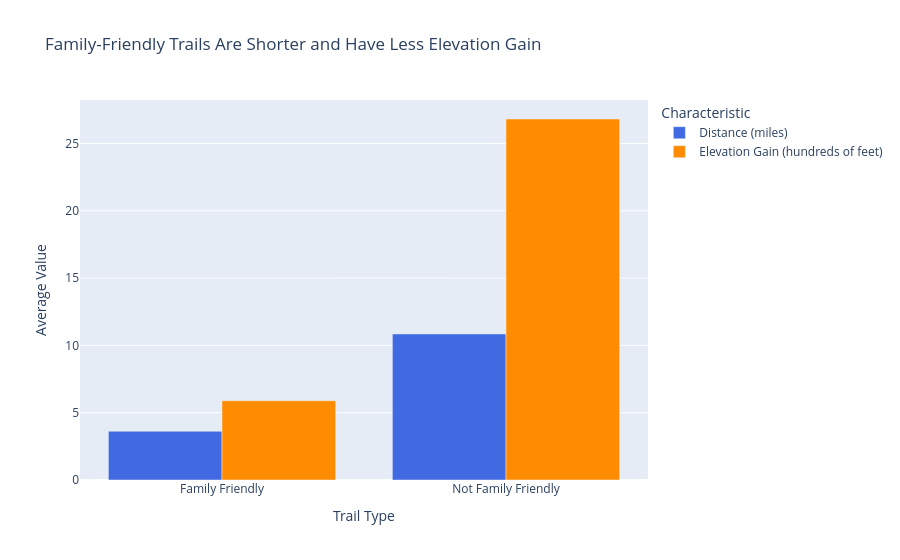

This figure's notebook cell:
### Markdown cell above
**Question 3:** How do trail features such as elevation gain and distance differ between family-friendly and non-family-friendly trails?

### Code cell
# Analysis for Question 3: Family-friendly vs non-family-friendly trails
# Create grouped bar chart comparing average characteristics

# Filter for trails with complete data
df_family = df.dropna(subset=['Distance_miles', 'Elevation_feet', 'Is_Family_Friendly'])

# Calculate averages by family-friendly status
family_summary = df_family.groupby('Is_Family_Friendly').agg({
    'Distance_miles': 'mean',
    'Elevation_feet': 'mean'
}).round(2)

# Rename index for better readability
family_summary.index = ['Not Family Friendly', 'Family Friendly']

print("Average trail characteristics by family-friendly status:")
print(family_summary)

# Create grouped bar chart to compare distance and elevation
# Reshape data for plotly
family_comparison = pd.DataFrame({
    'Category': ['Family Friendly', 'Family Friendly', 'Not Family Friendly', 'Not Family Friendly'],
    'Characteristic': ['Distance (miles)', 'Elevation Gain (hundreds of feet)', 
                      'Distance (miles)', 'Elevation Gain (hundreds of feet)'],
    'Value': [
        family_summary.loc['Family Friendly', 'Distance_miles'],
        family_summary.loc['Family Friendly', 'Elevation_feet'] / 100,  # Scale elevation for comparison
        family_summary.loc['Not Family Friendly', 'Distance_miles'],
        family_summary.loc['Not Family Friendly', 'Elevation_feet'] / 100
    ]
})

fig3 = px.bar(family_comparison,
             x='Category',
             y='Value', 
             color='Characteristic',
             barmode='group',
             title='Family-Friendly Trails Are Shorter and Have Less Elevation Gain',
             labels={'Value': 'Average Value', 'Category': 'Trail Type'},
             color_discrete_map={'Distance (miles)': '#4169E1', 
                               'Elevation Gain (hundreds of feet)': '#FF8C00'})

fig3.update_layout(font=dict(size=12),
                  yaxis_title='Average Value',
                  legend_title='Characteristic')

fig3.show()

# Save the chart as PNG (requires kaleido)
try:
    fig3.write_image("chart3_family_friendly_comparison.png")
    print("\n✓ Chart saved as: chart3_family_friendly_comparison.png")
except Exception as e:
    print(f"\n⚠️ Could not save PNG (kaleido issue): {e}")
    print("To save manually: Hover over chart → Click camera icon 📷 → Save as 'chart3_family_friendly_comparison.png'")

# Print detailed statistics
print(f"\nFamily-friendly trails: {df_family[df_family['Is_Family_Friendly']==1].shape[0]} trails")
print(f"Non-family-friendly trails: {df_family[df_family['Is_Family_Friendly']==0].shape[0]} trails")

### Figure 1 — Plotly figure (JSON) as saved in the notebook; plotly's stock layout.template omitted (floating-point values rounded to 4 significant figures)
{"data": [{"alignmentgroup": "True", "hovertemplate": "Characteristic=Distance (miles)<br>Trail Type=%{x}<br>Average Value=%{y}<extra></extra>", "legendgroup": "Distance (miles)", "marker": {"color": "#4169E1", "pattern": {"shape": ""}}, "name": "Distance (miles)", "offsetgroup": "Distance (miles)", "orientation": "v", "showlegend": true, "textposition": "auto", "type": "bar", "x": ["Family Friendly", "Not Family Friendly"], "xaxis": "x", "y": [3.62, 10.85], "yaxis": "y"}, {"alignmentgroup": "True", "hovertemplate": "Characteristic=Elevation Gain (hundreds of feet)<br>Trail Type=%{x}<br>Average Value=%{y}<extra></extra>", "legendgroup": "Elevation Gain (hundreds of feet)", "marker": {"color": "#FF8C00", "pattern": {"shape": ""}}, "name": "Elevation Gain (hundreds of feet)", "offsetgroup": "Elevation Gain (hundreds of feet)", "orientation": "v", "showlegend": true, "textposition": "auto", "type": "bar", "x": ["Family Friendly", "Not Family Friendly"], "xaxis": "x", "y": [5.889, 26.82], "yaxis": "y"}], "layout": {"barmode": "group", "font": {"size": 12}, "legend": {"title": {"text": "Characteristic"}, "tracegroupgap": 0}, "title": {"text": "Family-Friendly Trails Are Shorter and Have Less Elevation Gain"}, "xaxis": {"anchor": "y", "domain": [0, 1], "title": {"text": "Trail Type"}}, "yaxis": {"anchor": "x", "domain": [0, 1], "title": {"text": "Average Value"}}}}
